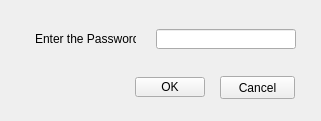
<?xml version="1.0" encoding="UTF-8"?>
<ui version="4.0">
 <class>popup</class>
 <widget class="QWidget" name="Get_Password">
  <property name="geometry">
   <rect>
    <x>0</x>
    <y>0</y>
    <width>321</width>
    <height>121</height>
   </rect>
  </property>
  <property name="windowTitle">
   <string>Form</string>
  </property>
  <widget class="QLineEdit" name="lineEdit">
   <property name="geometry">
    <rect>
     <x>156</x>
     <y>29</y>
     <width>140</width>
     <height>20</height>
    </rect>
   </property>
  </widget>
  <widget class="QLabel" name="label">
   <property name="geometry">
    <rect>
     <x>35</x>
     <y>29</y>
     <width>101</width>
     <height>20</height>
    </rect>
   </property>
   <property name="text">
    <string>Enter the Password:</string>
   </property>
  </widget>
  <widget class="QPushButton" name="pushButton">
   <property name="geometry">
    <rect>
     <x>135</x>
     <y>77</y>
     <width>70</width>
     <height>20</height>
    </rect>
   </property>
   <property name="text">
    <string>OK</string>
   </property>
  </widget>
  <widget class="QPushButton" name="pushButton_2">
   <property name="geometry">
    <rect>
     <x>220</x>
     <y>76</y>
     <width>75</width>
     <height>23</height>
    </rect>
   </property>
   <property name="text">
    <string>Cancel</string>
   </property>
  </widget>
 </widget>
 <resources/>
 <connections/>
</ui>
